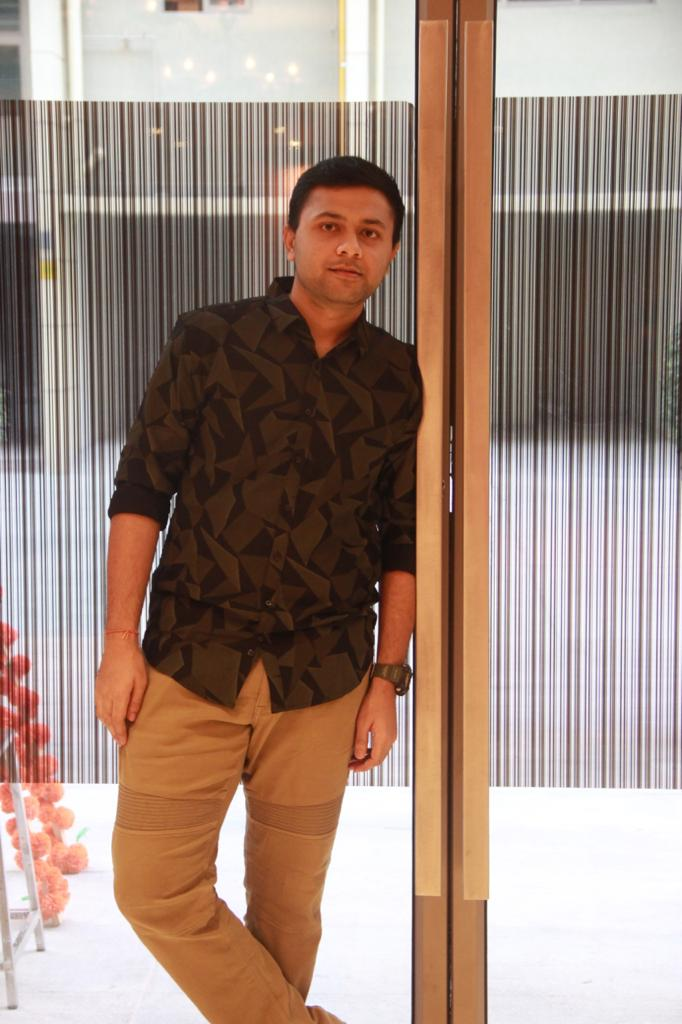
#> input picture module0/parthavface.jpeg, 682 x 1024 px
$ python lec1.py --image parthavface.jpeg
#> lines starting #> are read from the running program, lines starting #| are printed output that depends on the picture; after the words box and inside, x2 and y2 are one past the last pixel; in counts of white or black regions, pixels touching at a corner belong together
import cv2
import argparse
# load our image and convert it to grayscale
ap = argparse.ArgumentParser()
ap.add_argument("-i", "--image", required=True, help="Path to the image")
args = vars(ap.parse_args())
image = cv2.imread(args["image"])  # Preferred industrial method
#> image is the input picture: shape (1024, 682, 3); mean B, G, R 125.9, 137.8, 161.5

# haerdcoding image = cv2.imread("parthavface.jpeg")

# Converting the image to greyscale
gray = cv2.cvtColor(image, cv2.COLOR_BGR2GRAY)
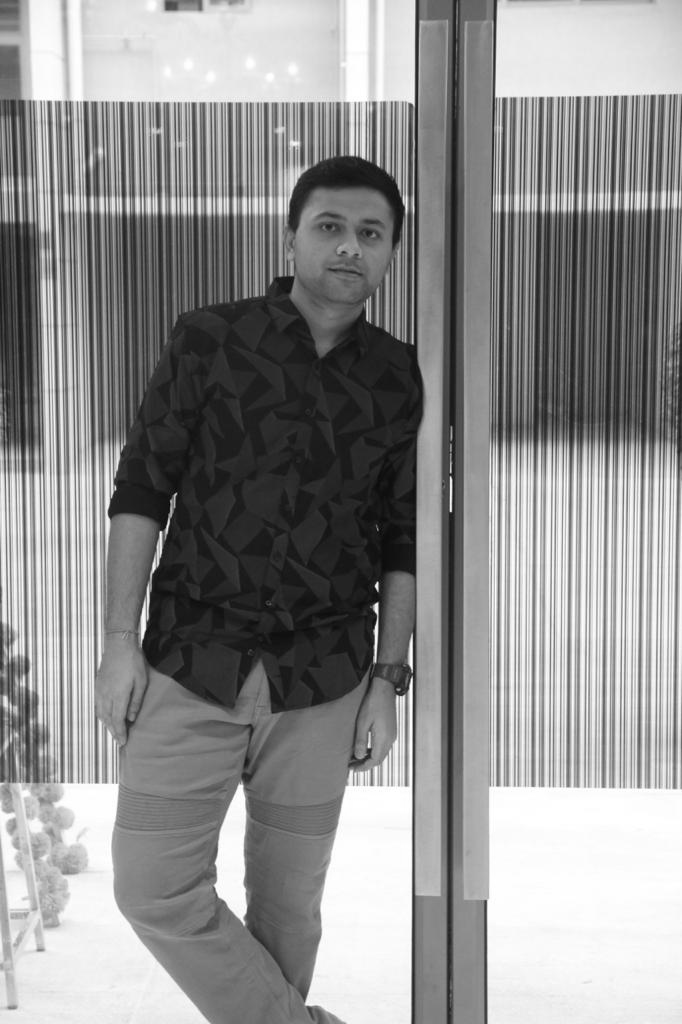
#> gray: shape (1024, 682); min 2, max 255, mean 143.5

# load the face detector and detect faces in the image
detector = cv2.CascadeClassifier(
    cv2.data.haarcascades + 'haarcascade_frontalface_default.xml')
rects = detector.detectMultiScale(gray, scaleFactor=1.05, minNeighbors=10,
                                  minSize=(30, 30), flags=cv2.CASCADE_SCALE_IMAGE)
#> rects = [[288, 184, 122, 122]]
# loop over the faces and draw a rectangle surrounding each
for (x, y, w, h) in rects:
    cv2.rectangle(image, (x, y), (x + w, y + h), (0, 255, 0), 2)
#> this loop made 1 pass
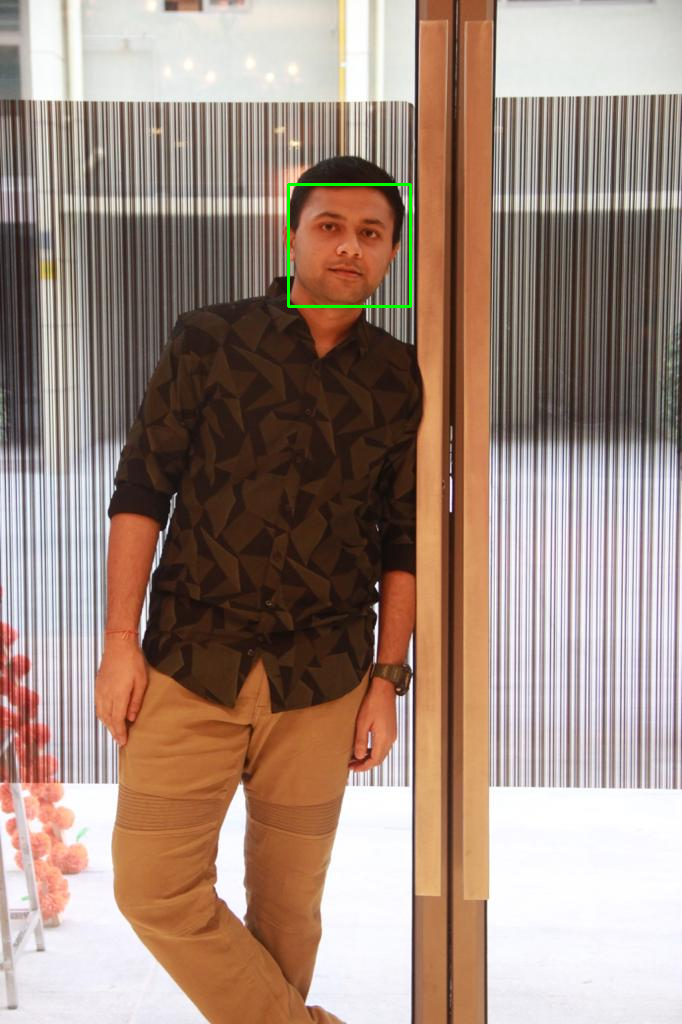
#> image: shape (1024, 682, 3); 0.21% of pixels changed, all inside (x1, y1, x2, y2) = (287, 183, 412, 308)
# show the detected faces
cv2.imshow("Faces", image)
cv2.waitKey(0)
